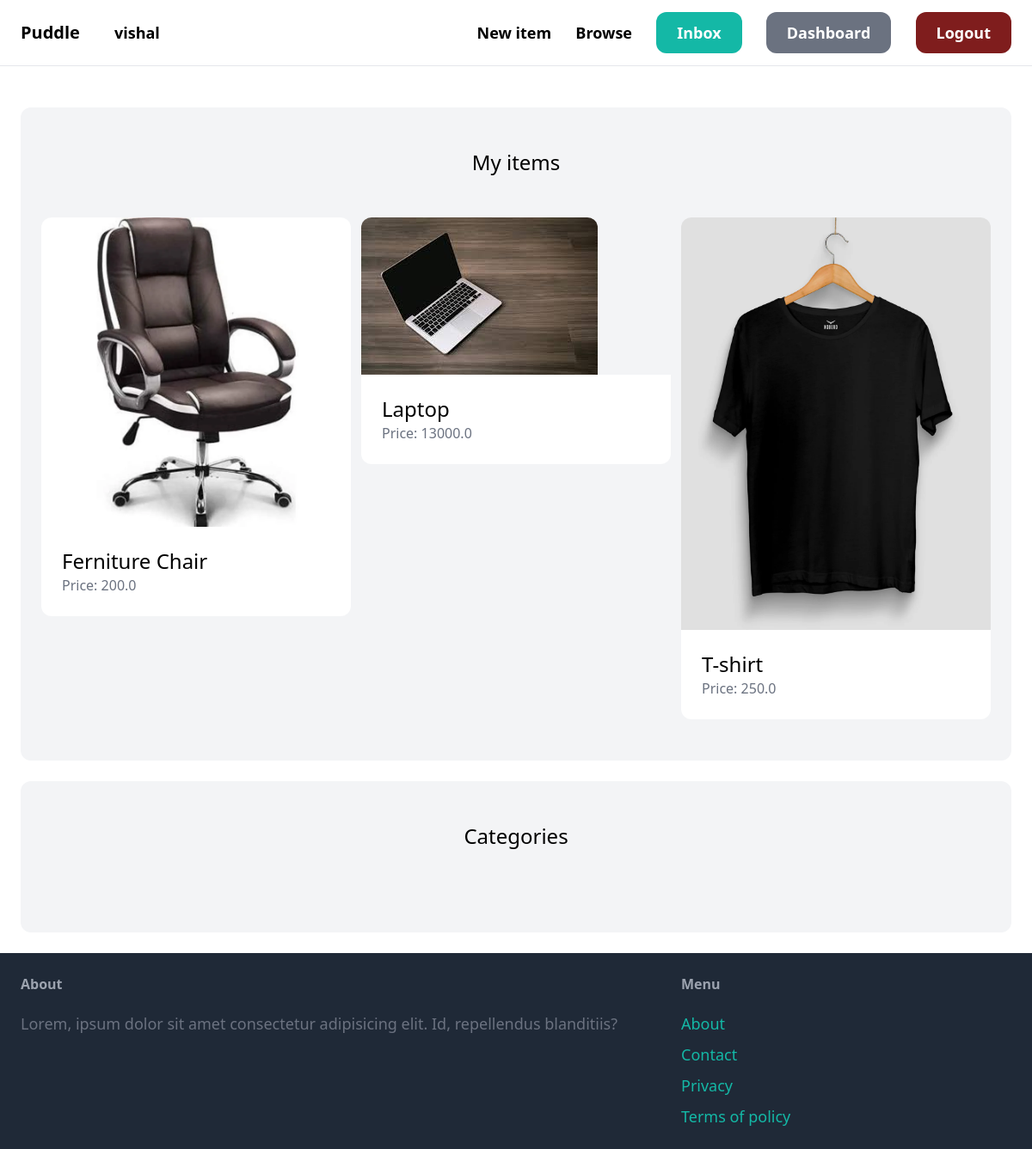
The app's page /dashboard/ (signed in) with its own data.
### item/models.py (models this page shows, shortened)
class Item(models.Model):
    category= models.ForeignKey(Category, related_name='items', on_delete=models.CASCADE)
    name= models.CharField(max_length=255)
    description = models.TextField(blank=True, null=True)
    price = models.FloatField()
    image = models.ImageField(upload_to='item_images', blank=True, null=True)
    is_sold = models.BooleanField(default=False)
    created_by = models.ForeignKey(User, related_name = 'items', on_delete=models.CASCADE)
    created_at = models.DateTimeField(auto_now_add=True)

### dashboard/views.py (the view)
# urls.py: path('', views.index, name='index'),
@login_required
def index(request):
    items = Item.objects.filter(created_by=request.user)
    return render(request,'dashboard/index.html',{
        'items':items
    })

### dashboard/templates/dashboard/index.html (shortened to what this page needs)
{% extends "core/base.html" %}
{% block content %}
    <div class="mt-6 px-6 py-12 bg-gray-100 rounded-xl">
        <h2 class="mb-12 text-2xl text-center">My items</h2>
        <div class="grid grid-cols-3 gap-3">
            {% for item in items %}
            <div>
                <a href="{% url 'item:detail' item.id %}">
                    <div>
                        <img src="{{ item.image.url }}" class='rounded-t-xl' alt="">
                    </div>
                    <div class="p-6 bg-white rounded-b-xl">
                        <h2 class="text-2xl">{{ item.name }}</h2>
                        <p class="text-gray-500">Price: {{ item.price }}</p>
                    </div>
                </a>
            </div>
            {% endfor %}
        </div>
    </div>
    <div class="mt-6 px-6 py-12 bg-gray-100 rounded-xl">
        <h2 class="mb-12 text-2xl text-center">Categories</h2>
    </div>
{% endblock %}

### core/templates/core/base.html (shortened to what this page needs)
<!DOCTYPE html>
<html lang="en">
<head>
    <script src='https://cdn.tailwindcss.com'></script>
</head>
<body>
    <nav class="py-6 px-6 flex justify-between items-center border-b border-gray-200">
        <div class="space-x-10 flex">
            <a href="/" class='text-xl font-semibold'>Puddle</a>
            {% if request.user.is_authenticated %}
            <div class='text-lg font-semibold'>{{ request.user.username }}</div>
            {% endif %}
        </div>
        <div class="space-x-6">
            <a href="{% url 'item:new' %}" class='text-lg font-semibold hover:text-gray-500'>New item</a>
            <a href="{% url 'item:items' %}" class='text-lg font-semibold hover:text-gray-500'>Browse</a>
            {% if request.user.is_authenticated %}
            <a href="{% url 'conversation:inbox' %}" class='px-6 py-3 text-lg font-semibold bg-teal-500 text-white rounded-xl hover:bg-teal-700'>Inbox</a>
            <a href="{% url 'dashboard:index' %}" class='px-6 py-3 text-lg font-semibold bg-gray-500 text-white rounded-xl hover:bg-gray-700'>Dashboard</a>
            <a href="{% url 'core:logout' %}" class='px-6 py-3 text-lg font-semibold bg-red-900 text-white rounded-xl hover:bg-red-950'>Logout</a>
            {% else %}
            <a href="{% url 'core:signup' %}" class='px-6 py-3 text-lg font-semibold bg-teal-500 text-white rounded-xl hover:bg-teal-700'>Sign up</a>
            <a href="{% url 'core:login' %}" class='px-6 py-3 text-lg font-semibold bg-gray-500 text-white rounded-xl hover:bg-gray-700'>Log in</a>
            {% endif %}
        </div>
    </nav>
    <div class="px-6 py-6">
        {% block content %}{% endblock %}
    </div>
    <footer class='py-6 px-6 flex justify-between bg-gray-800'>
        <div class="w2/3 pr-10">
            <h3 class="mb-5 font-semibold text-gray-400">About</h3>
            <p class="text-lg text-gray-500">Lorem, ipsum dolor sit amet consectetur adipisicing elit. Id, repellendus blanditiis?</p>
        </div>
        <div class="w-1/3">
            <h3 class="mb-5 font-semibold text-gray-400">Menu</h3>
            <ul class="space-y-2">
                <li><a href="#" class="text-lg text-teal-500 hover:text-teal-700">About</a></li>
                <li><a href="{% url 'core:contact' %}" class="text-lg text-teal-500 hover:text-teal-700">Contact</a></li>
                <li><a href="#" class="text-lg text-teal-500 hover:text-teal-700">Privacy</a></li>
                <li><a href="#" class="text-lg text-teal-500 hover:text-teal-700">Terms of policy</a></li>
            </ul>
        </div>
    </footer>
</body>
</html>

### records on screen
Item: image (picture), name "Ferniture Chair", price "200.0"
Item: image (picture), name "Laptop", price "13000.0"
Item: image (picture), name "T-shirt", price "250.0"

### other values on screen
{{ request.user.username }} "vishal"
